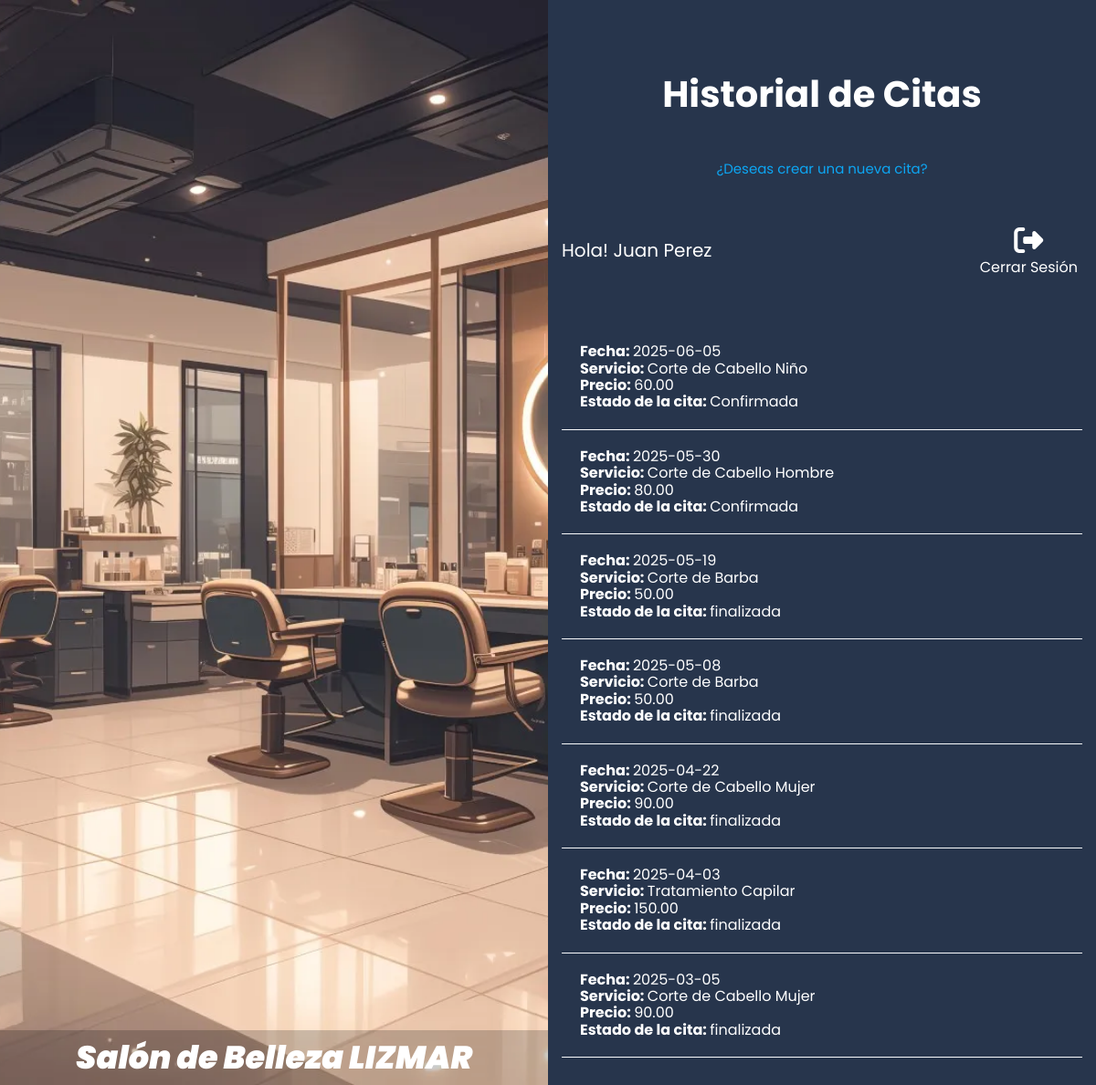
Page /historial (signed in) on the committed database.
### tables this page shows
CREATE TABLE `citas` (
  `id` int NOT NULL AUTO_INCREMENT,
  `fecha` date DEFAULT NULL,
  `estado` varchar(30) DEFAULT NULL,
  `horarioID` int DEFAULT NULL,
  `usuarioID` int DEFAULT NULL,
  `servicioID` int DEFAULT NULL,
  `formaPagoID` int DEFAULT NULL,
  PRIMARY KEY (`id`),
  KEY `citas_usuarios_FK` (`usuarioID`),
  KEY `citas_horarios_FK` (`horarioID`),
  KEY `citas_servicios_FK` (`servicioID`),
  KEY `citas_formapagos_FK` (`formaPagoID`),
  CONSTRAINT `citas_formapagos_FK` FOREIGN KEY (`formaPagoID`) REFERENCES `formaspagos` (`id`) ON DELETE SET DEFAULT ON UPDATE SET DEFAULT,
  CONSTRAINT `citas_horarios_FK` FOREIGN KEY (`horarioID`) REFERENCES `horarios` (`id`) ON DELETE SET DEFAULT ON UPDATE SET DEFAULT,
  CONSTRAINT `citas_servicios_FK` FOREIGN KEY (`servicioID`) REFERENCES `servicios` (`id`) ON DELETE SET DEFAULT ON UPDATE SET DEFAULT,
  CONSTRAINT `citas_usuarios_FK` FOREIGN KEY (`usuarioID`) REFERENCES `usuarios` (`id`) ON DELETE SET DEFAULT ON UPDATE SET DEFAULT
);

CREATE TABLE `servicios` (
  `id` int NOT NULL AUTO_INCREMENT,
  `nombre` varchar(60) DEFAULT NULL,
  `precio` decimal(5,2) DEFAULT NULL,
  PRIMARY KEY (`id`)
);

### controllers/CitasController.php (called while the page is built, shortened)
<?php
class CitasController {
    public static function showHistorial(Router $router) {
        $id = $_SESSION['id'] ?? null;
        $id = filter_var($id, FILTER_VALIDATE_INT);
        $citas = Reporte::obtenerHistorialPorCliente($id);
        $nombre = $_SESSION['nombre'];
        $router->render('cita/historial', [
            'citas' => $citas,
            'nombre' => $nombre
        ]);
    }
}

### public/index.php (called while the page is built, shortened)
<?php
$router = new Router();
$router->get('/', [LoginController::class, 'login']);
$router->post('/', [LoginController::class, 'login']);
$router->get('/logout', [LoginController::class, 'logout']);
$router->get('/forgot-password', [LoginController::class, 'forgotPassword']);
$router->post('/forgot-password', [LoginController::class, 'forgotPassword']);
$router->get('/reset-password', [LoginController::class, 'resetPassword']);
$router->post('/reset-password', [LoginController::class, 'resetPassword']);
$router->get('/create-account', [LoginController::class, 'createAccount']);
$router->post('/create-account', [LoginController::class, 'createAccount']);
$router->get('/confirm-account', [LoginController::class, 'confirmAccount']);
$router->get('/message', [LoginController::class, 'message']);
$router->get('/cita', [CitaController::class, 'index']);
$router->get('/historial', [CitasController::class, 'showHistorial']);
$router->get('/api/servicios', [APIController::class, 'index']);
$router->get('/api/horarios', [APIController::class, 'showHorarios']);
$router->post('/api/horarios/estado', [APIController::class, 'cambiarEstadoHorarios']);
$router->post('/api/citas', [APIController::class, 'create']);
$router->get('/api/citas_admin', [APIController::class, 'getCitas']);
$router->get('/api/reportes/ingresos_mensuales', [ReportesAPIController::class, 'ingresosPorMes']);
$router->get('/api/reportes/ingresos_diarios', [ReportesAPIController::class, 'ingresosPorDia']);
$router->get('/api/reportes/servicios_solicitados', [ReportesAPIController::class, 'serviciosSolicitados']);
$router->get('/api/reportes/clientes_frecuentes', [ReportesAPIController::class, 'clientesFrecuentes']);
$router->get('/api/reportes/horarios_demandados', [ReportesAPIController::class, 'horariosDemandados']);
$router->get('/admin/dashboard', [DashboardController::class, 'index']);
$router->get('/admin/citas', [CitasController::class, 'index']);
$router->post('/admin/citas/editar', [CitasController::class, 'update']);
$router->get('/admin/clientes', [ClientesController::class, 'index']);
$router->get('/admin/horarios', [HorariosController::class, 'index']);
$router->get('/admin/formas_pagos', [FormasPagosController::class, 'index']);
$router->get('/admin/formas_pagos/actualizar_qr', [FormasPagosController::class, 'update']);
$router->post('/admin/formas_pagos/actualizar_qr', [FormasPagosController::class, 'update']);
$router->get('/admin/servicios', [ServiciosController::class, 'index']);
$router->get('/admin/servicios/crear', [ServiciosController::class, 'create']);
$router->post('/admin/servicios/crear', [ServiciosController::class, 'create']);
$router->get('/admin/servicios/editar', [ServiciosController::class, 'update']);
$router->post('/admin/servicios/editar', [ServiciosController::class, 'update']);
$router->post('/admin/servicios/eliminar', [ServiciosController::class, 'delete']);
$router->comprobarRutas();

### models/Reporte.php (called while the page is built, shortened)
<?php
class Reporte extends ActiveRecord {
    public static function obtenerHistorialPorCliente($clienteID) {
        $query = "SELECT
            c.id,
            c.fecha,
            s.nombre AS servicio,
            s.precio,
            c.estado
        FROM
            citas c
        JOIN
            servicios s ON c.servicioID = s.id
        WHERE
            c.usuarioID = '$clienteID'
        ORDER BY
            c.fecha DESC;";
        $resultado = self::customQuery($query);
        return $resultado;
    }
}

### models/ActiveRecord.php (called while the page is built, shortened)
<?php
class ActiveRecord {
    protected static $db;
    public static function setDB($database) {
        self::$db = $database;
    }
    public static function customQuery($query, $modelo = false) {
        $resultado = self::$db->query($query);
        $arrayObjetos = [];
        while ($registro = $resultado->fetch_assoc()) {
            $objeto = $modelo ? new static : new stdClass;
            foreach ($registro as $key => $value) {
                $objeto->$key = $value;
            }
            $arrayObjetos[] = $objeto;
        }
        return $arrayObjetos;
    }
}

### views/cita/historial.php (the view, shortened to what this page needs)
<h1 class="nombre-pagina">Historial de Citas</h1>
<a href="/cita" class="historial"><p>¿Deseas crear una nueva cita?</p></a>
<div class="barra">
    <p>Hola! <?php echo $nombre ?? ''; ?></p>
    <a class="logout-icon" href="/logout">
        <i class="fa-solid fa-right-from-bracket fa-2x"></i>
        Cerrar Sesión
    </a>
</div>
<?php foreach ($citas as $cita): ?>
    <div class="card-historial">
        <div class="card-historial__fecha">
            <span>Fecha: </span> <?php echo $cita->fecha; ?>
        </div>
        <div class="card-historial__servicio">
            <span>Servicio: </span> <?php echo $cita->servicio; ?>
        </div>
        <div class="card-historial__precio">
            <span>Precio: </span> <?php echo $cita->precio; ?>
        </div>
        <div class="card-historial__estado">
            <span>Estado de la cita: </span> <?php echo $cita->estado; ?>
        </div>
    </div>
<?php endforeach; ?>

### public/build/css/app.css (style rules this page uses)
html { line-height:1.15;-webkit-text-size-adjust:100% }
body { margin:0 }
h1 { font-size:2em;margin:.67em 0 }
a { background-color:rgba(0,0,0,0) }
html { font-size:62.5%;box-sizing:border-box;height:100% }
body { min-height:100%;display:flex;flex-direction:column;background-color:rgb(38.595505618,52.7471910112,75.904494382);font-family:"Poppins",sans-serif;font-size:1.6rem }
@media (min-width: 768px) { body { height:100% } }
.body-cliente { color:#fff }
*,*:before,*:after { box-sizing:inherit }
a { text-decoration:none }
h1,h2,h3 { font-family:"Poppins",sans-serif;margin:0 0 2.5rem 0;font-weight:900;color:#fff;text-align:center }
h1 { font-size:4rem }
p { color:#fff;font-size:2rem }
.nombre-pagina { text-align:center;margin:5rem 0;font-weight:700 }
.historial { margin:5rem 0 }
.historial p { color:#0da6f3;font-size:1.5rem;text-align:center }
.barra { margin:5rem 0;text-align:center }
@media (min-width: 768px) { .barra { display:flex;justify-content:space-between;align-items:center;text-align:left } }
.card-historial { padding:2rem;border-bottom:.1rem solid #f8fafc }
.card-historial span { font-weight:700 }
.fa,.fa-solid,.fa-regular,.fa-light,.fa-thin,.fa-duotone,.fa-brands,.fas,.far,.fal,.fat,.fad,.fab { font-size:1.6rem !important }
.fa-2x { font-size:3.2rem !important }
.logout-icon { margin-right:.5rem;color:#fff;display:flex;flex-direction:column;align-items:center;justify-content:center;gap:.5rem }
.logout-icon i { color:#fff }

### rows in the picture
citas: fecha "2025-06-05", servicioID.nombre "Corte de Cabello Niño", servicioID.precio "60.00", estado "Confirmada"
citas: fecha "2025-05-30", servicioID.nombre "Corte de Cabello Hombre", servicioID.precio "80.00", estado "Confirmada"
citas: fecha "2025-05-19", servicioID.nombre "Corte de Barba", servicioID.precio "50.00", estado "finalizada"
citas: fecha "2025-05-08", servicioID.nombre "Corte de Barba", servicioID.precio "50.00", estado "finalizada"
citas: fecha "2025-04-22", servicioID.nombre "Corte de Cabello Mujer", servicioID.precio "90.00", estado "finalizada"
citas: fecha "2025-04-03", servicioID.nombre "Tratamiento Capilar", servicioID.precio "150.00", estado "finalizada"
citas: fecha "2025-03-05", servicioID.nombre "Corte de Cabello Mujer", servicioID.precio "90.00", estado "finalizada"

### other values in the picture
$nombre "Juan Perez"
